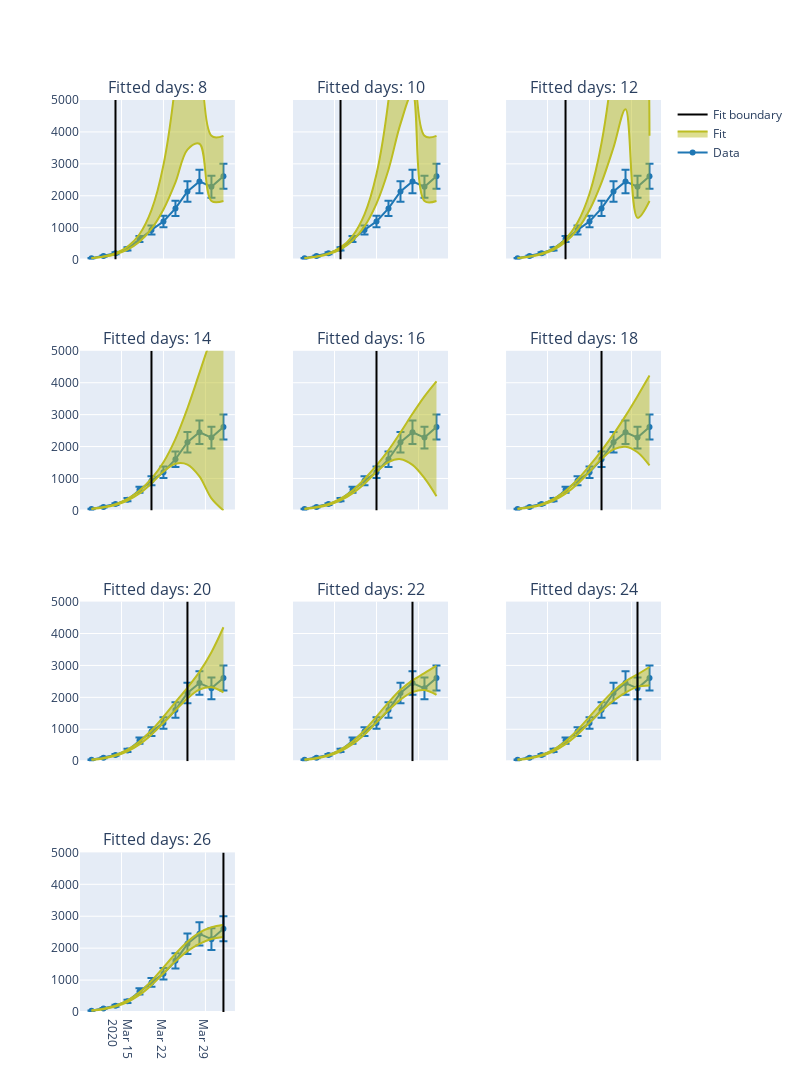

Notebook code cell kept with this figure:
### Markdown cell above
The final question is: how far can we predict? Or alternatively, if we leave out time slices, how many do we need to consistently describe the data?

### Code cell
NT = YY.shape[0]

fits = {}

for nt in range(NT // 3, NT + 1):
    yy_cut = YY[:nt].copy()
    xx = XX.copy()
    xx["n_iter"] = nt + 1
    fits[nt] = nonlinear_fit(
        data=(xx, yy_cut), fcn=fcn_w_distancing, prior=prior_w_distancing
    )

fig = plot_fit_range(fits, y_max=5000, x=chd_df.index[1:], col_wrap=3)

fig.show()
DataFrame(
    data=[fit.p for fit in fits.values()],
    index=Series([nt * XX["bin_size"] for nt in fits], name="fitted days"),
)

### Figure 1 — Plotly figure (JSON) as saved in the notebook; plotly's stock layout.template omitted (floating-point values rounded to 4 significant figures)
{"data": [{"error_y": {"array": [6.45, 16.35, 29.7, 50.4, 96.9, 139.2, 179.4, 240.4, 320.4, 367.2, 342.3, 391.5, 355.5]}, "line": {"color": "#1f77b4"}, "mode": "markers+lines", "name": "Data", "showlegend": true, "type": "scatter", "x": ["2020-03-10T00:00:00", "2020-03-12T00:00:00", "2020-03-14T00:00:00", "2020-03-16T00:00:00", "2020-03-18T00:00:00", "2020-03-20T00:00:00", "2020-03-22T00:00:00", "2020-03-24T00:00:00", "2020-03-26T00:00:00", "2020-03-28T00:00:00", "2020-03-30T00:00:00", "2020-04-01T00:00:00"], "xaxis": "x", "y": [43, 109, 198, 336, 646, 928, 1196, 1603, 2136, 2448, 2282, 2610, 2370], "yaxis": "y"}, {"line": {"color": "#bcbd22", "shape": "spline"}, "mode": "lines", "showlegend": false, "type": "scatter", "x": ["2020-03-10T00:00:00", "2020-03-12T00:00:00", "2020-03-14T00:00:00", "2020-03-16T00:00:00", "2020-03-18T00:00:00", "2020-03-20T00:00:00", "2020-03-22T00:00:00", "2020-03-24T00:00:00", "2020-03-26T00:00:00", "2020-03-28T00:00:00", "2020-03-30T00:00:00", "2020-04-01T00:00:00"], "xaxis": "x", "y": [41.17, 86.25, 170.0, 315.6, 561.5, 960.1, 1568.0, 2417.0, 3447.0, 3630.0, 1837.0, 1837.0, 1837.0], "yaxis": "y"}, {"fill": "tonexty", "fillcolor": "rgba(188,189,34,0.5)", "line": {"color": "#bcbd22", "shape": "spline"}, "mode": "lines", "name": "Fit", "showlegend": true, "type": "scatter", "x": ["2020-03-10T00:00:00", "2020-03-12T00:00:00", "2020-03-14T00:00:00", "2020-03-16T00:00:00", "2020-03-18T00:00:00", "2020-03-20T00:00:00", "2020-03-22T00:00:00", "2020-03-24T00:00:00", "2020-03-26T00:00:00", "2020-03-28T00:00:00", "2020-03-30T00:00:00", "2020-04-01T00:00:00"], "xaxis": "x", "y": [52.43, 101.7, 200.5, 400.9, 794.8, 1550.0, 2966.0, 5567.0, 10240.0, 13400.0, 3878.0, 3878.0, 3878.0], "yaxis": "y"}, {"line": {"color": "black"}, "mode": "lines", "name": "Fit boundary", "showlegend": true, "type": "scatter", "x": ["2020-03-14T00:00:00", "2020-03-14T00:00:00"], "xaxis": "x", "y": [0, 5000], "yaxis": "y"}, {"error_y": {"array": [6.45, 16.35, 29.7, 50.4, 96.9, 139.2, 179.4, 240.4, 320.4, 367.2, 342.3, 391.5, 355.5]}, "line": {"color": "#1f77b4"}, "mode": "markers+lines", "name": "Data", "showlegend": false, "type": "scatter", "x": ["2020-03-10T00:00:00", "2020-03-12T00:00:00", "2020-03-14T00:00:00", "2020-03-16T00:00:00", "2020-03-18T00:00:00", "2020-03-20T00:00:00", "2020-03-22T00:00:00", "2020-03-24T00:00:00", "2020-03-26T00:00:00", "2020-03-28T00:00:00", "2020-03-30T00:00:00", "2020-04-01T00:00:00"], "xaxis": "x2", "y": [43, 109, 198, 336, 646, 928, 1196, 1603, 2136, 2448, 2282, 2610, 2370], "yaxis": "y2"}, {"line": {"color": "#bcbd22", "shape": "spline"}, "mode": "lines", "showlegend": false, "type": "scatter", "x": ["2020-03-10T00:00:00", "2020-03-12T00:00:00", "2020-03-14T00:00:00", "2020-03-16T00:00:00", "2020-03-18T00:00:00", "2020-03-20T00:00:00", "2020-03-22T00:00:00", "2020-03-24T00:00:00", "2020-03-26T00:00:00", "2020-03-28T00:00:00", "2020-03-30T00:00:00", "2020-04-01T00:00:00"], "xaxis": "x2", "y": [41.51, 85.81, 170.6, 324.2, 591.6, 1040.0, 1754.0, 2816.0, 4252.0, 5212.0, 1837.0, 1837.0, 1837.0], "yaxis": "y2"}, {"fill": "tonexty", "fillcolor": "rgba(188,189,34,0.5)", "line": {"color": "#bcbd22", "shape": "spline"}, "mode": "lines", "name": "Fit", "showlegend": false, "type": "scatter", "x": ["2020-03-10T00:00:00", "2020-03-12T00:00:00", "2020-03-14T00:00:00", "2020-03-16T00:00:00", "2020-03-18T00:00:00", "2020-03-20T00:00:00", "2020-03-22T00:00:00", "2020-03-24T00:00:00", "2020-03-26T00:00:00", "2020-03-28T00:00:00", "2020-03-30T00:00:00", "2020-04-01T00:00:00"], "xaxis": "x2", "y": [52.19, 101.1, 195.9, 381.3, 739.3, 1417.0, 2680.0, 4993.0, 9154.0, 12300.0, 3878.0, 3878.0, 3878.0], "yaxis": "y2"}, {"line": {"color": "black"}, "mode": "lines", "name": "Fit boundary", "showlegend": false, "type": "scatter", "x": ["2020-03-16T00:00:00", "2020-03-16T00:00:00"], "xaxis": "x2", "y": [0, 5000], "yaxis": "y2"}, {"error_y": {"array": [6.45, 16.35, 29.7, 50.4, 96.9, 139.2, 179.4, 240.4, 320.4, 367.2, 342.3, 391.5, 355.5]}, "line": {"color": "#1f77b4"}, "mode": "markers+lines", "name": "Data", "showlegend": false, "type": "scatter", "x": ["2020-03-10T00:00:00", "2020-03-12T00:00:00", "2020-03-14T00:00:00", "2020-03-16T00:00:00", "2020-03-18T00:00:00", "2020-03-20T00:00:00", "2020-03-22T00:00:00", "2020-03-24T00:00:00", "2020-03-26T00:00:00", "2020-03-28T00:00:00", "2020-03-30T00:00:00", "2020-04-01T00:00:00"], "xaxis": "x3", "y": [43, 109, 198, 336, 646, 928, 1196, 1603, 2136, 2448, 2282, 2610, 2370], "yaxis": "y3"}, {"line": {"color": "#bcbd22", "shape": "spline"}, "mode": "lines", "showlegend": false, "type": "scatter", "x": ["2020-03-10T00:00:00", "2020-03-12T00:00:00", "2020-03-14T00:00:00", "2020-03-16T00:00:00", "2020-03-18T00:00:00", "2020-03-20T00:00:00", "2020-03-22T00:00:00", "2020-03-24T00:00:00", "2020-03-26T00:00:00", "2020-03-28T00:00:00", "2020-03-30T00:00:00", "2020-04-01T00:00:00"], "xaxis": "x3", "y": [43.44, 86.28, 165.4, 306.4, 548.5, 944.7, 1553.0, 2413.0, 3512.0, 4710.0, 1309.0, 1837.0, 1837.0], "yaxis": "y3"}, {"fill": "tonexty", "fillcolor": "rgba(188,189,34,0.5)", "line": {"color": "#bcbd22", "shape": "spline"}, "mode": "lines", "name": "Fit", "showlegend": false, "type": "scatter", "x": ["2020-03-10T00:00:00", "2020-03-12T00:00:00", "2020-03-14T00:00:00", "2020-03-16T00:00:00", "2020-03-18T00:00:00", "2020-03-20T00:00:00", "2020-03-22T00:00:00", "2020-03-24T00:00:00", "2020-03-26T00:00:00", "2020-03-28T00:00:00", "2020-03-30T00:00:00", "2020-04-01T00:00:00"], "xaxis": "x3", "y": [53.81, 101.3, 189.5, 351.3, 642.7, 1160.0, 2071.0, 3654.0, 6358.0, 10870.0, 10430.0, 3878.0, 3878.0], "yaxis": "y3"}, {"line": {"color": "black"}, "mode": "lines", "name": "Fit boundary", "showlegend": false, "type": "scatter", "x": ["2020-03-18T00:00:00", "2020-03-18T00:00:00"], "xaxis": "x3", "y": [0, 5000], "yaxis": "y3"}, {"error_y": {"array": [6.45, 16.35, 29.7, 50.4, 96.9, 139.2, 179.4, 240.4, 320.4, 367.2, 342.3, 391.5, 355.5]}, "line": {"color": "#1f77b4"}, "mode": "markers+lines", "name": "Data", "showlegend": false, "type": "scatter", "x": ["2020-03-10T00:00:00", "2020-03-12T00:00:00", "2020-03-14T00:00:00", "2020-03-16T00:00:00", "2020-03-18T00:00:00", "2020-03-20T00:00:00", "2020-03-22T00:00:00", "2020-03-24T00:00:00", "2020-03-26T00:00:00", "2020-03-28T00:00:00", "2020-03-30T00:00:00", "2020-04-01T00:00:00"], "xaxis": "x4", "y": [43, 109, 198, 336, 646, 928, 1196, 1603, 2136, 2448, 2282, 2610, 2370], "yaxis": "y4"}, {"line": {"color": "#bcbd22", "shape": "spline"}, "mode": "lines", "showlegend": false, "type": "scatter", "x": ["2020-03-10T00:00:00", "2020-03-12T00:00:00", "2020-03-14T00:00:00", "2020-03-16T00:00:00", "2020-03-18T00:00:00", "2020-03-20T00:00:00", "2020-03-22T00:00:00", "2020-03-24T00:00:00", "2020-03-26T00:00:00", "2020-03-28T00:00:00", "2020-03-30T00:00:00", "2020-04-01T00:00:00"], "xaxis": "x4", "y": [42.37, 87.99, 169.8, 308.1, 528.1, 847.3, 1213.0, 1460.0, 1436.0, 1064.0, 376.0, 0, 0], "yaxis": "y4"}, {"fill": "tonexty", "fillcolor": "rgba(188,189,34,0.5)", "line": {"color": "#bcbd22", "shape": "spline"}, "mode": "lines", "name": "Fit", "showlegend": false, "type": "scatter", "x": ["2020-03-10T00:00:00", "2020-03-12T00:00:00", "2020-03-14T00:00:00", "2020-03-16T00:00:00", "2020-03-18T00:00:00", "2020-03-20T00:00:00", "2020-03-22T00:00:00", "2020-03-24T00:00:00", "2020-03-26T00:00:00", "2020-03-28T00:00:00", "2020-03-30T00:00:00", "2020-04-01T00:00:00"], "xaxis": "x4", "y": [53.47, 103.5, 197.8, 362.9, 624.0, 995.3, 1510.0, 2243.0, 3201.0, 4306.0, 5424.0, 6403.0, 7134.0], "yaxis": "y4"}, {"line": {"color": "black"}, "mode": "lines", "name": "Fit boundary", "showlegend": false, "type": "scatter", "x": ["2020-03-20T00:00:00", "2020-03-20T00:00:00"], "xaxis": "x4", "y": [0, 5000], "yaxis": "y4"}, {"error_y": {"array": [6.45, 16.35, 29.7, 50.4, 96.9, 139.2, 179.4, 240.4, 320.4, 367.2, 342.3, 391.5, 355.5]}, "line": {"color": "#1f77b4"}, "mode": "markers+lines", "name": "Data", "showlegend": false, "type": "scatter", "x": ["2020-03-10T00:00:00", "2020-03-12T00:00:00", "2020-03-14T00:00:00", "2020-03-16T00:00:00", "2020-03-18T00:00:00", "2020-03-20T00:00:00", "2020-03-22T00:00:00", "2020-03-24T00:00:00", "2020-03-26T00:00:00", "2020-03-28T00:00:00", "2020-03-30T00:00:00", "2020-04-01T00:00:00"], "xaxis": "x5", "y": [43, 109, 198, 336, 646, 928, 1196, 1603, 2136, 2448, 2282, 2610, 2370], "yaxis": "y5"}, {"line": {"color": "#bcbd22", "shape": "spline"}, "mode": "lines", "showlegend": false, "type": "scatter", "x": ["2020-03-10T00:00:00", "2020-03-12T00:00:00", "2020-03-14T00:00:00", "2020-03-16T00:00:00", "2020-03-18T00:00:00", "2020-03-20T00:00:00", "2020-03-22T00:00:00", "2020-03-24T00:00:00", "2020-03-26T00:00:00", "2020-03-28T00:00:00", "2020-03-30T00:00:00", "2020-04-01T00:00:00"], "xaxis": "x5", "y": [41.87, 87.81, 170.6, 312.5, 533.2, 837.7, 1201.0, 1512.0, 1605.0, 1425.0, 1009.0, 442.5, 0], "yaxis": "y5"}, {"fill": "tonexty", "fillcolor": "rgba(188,189,34,0.5)", "line": {"color": "#bcbd22", "shape": "spline"}, "mode": "lines", "name": "Fit", "showlegend": false, "type": "scatter", "x": ["2020-03-10T00:00:00", "2020-03-12T00:00:00", "2020-03-14T00:00:00", "2020-03-16T00:00:00", "2020-03-18T00:00:00", "2020-03-20T00:00:00", "2020-03-22T00:00:00", "2020-03-24T00:00:00", "2020-03-26T00:00:00", "2020-03-28T00:00:00", "2020-03-30T00:00:00", "2020-04-01T00:00:00"], "xaxis": "x5", "y": [53.04, 103.7, 199.9, 366.2, 625.9, 983.9, 1409.0, 1889.0, 2444.0, 3026.0, 3575.0, 4045.0, 4411.0], "yaxis": "y5"}, {"line": {"color": "black"}, "mode": "lines", "name": "Fit boundary", "showlegend": false, "type": "scatter", "x": ["2020-03-22T00:00:00", "2020-03-22T00:00:00"], "xaxis": "x5", "y": [0, 5000], "yaxis": "y5"}, {"error_y": {"array": [6.45, 16.35, 29.7, 50.4, 96.9, 139.2, 179.4, 240.4, 320.4, 367.2, 342.3, 391.5, 355.5]}, "line": {"color": "#1f77b4"}, "mode": "markers+lines", "name": "Data", "showlegend": false, "type": "scatter", "x": ["2020-03-10T00:00:00", "2020-03-12T00:00:00", "2020-03-14T00:00:00", "2020-03-16T00:00:00", "2020-03-18T00:00:00", "2020-03-20T00:00:00", "2020-03-22T00:00:00", "2020-03-24T00:00:00", "2020-03-26T00:00:00", "2020-03-28T00:00:00", "2020-03-30T00:00:00", "2020-04-01T00:00:00"], "xaxis": "x6", "y": [43, 109, 198, 336, 646, 928, 1196, 1603, 2136, 2448, 2282, 2610, 2370], "yaxis": "y6"}, {"line": {"color": "#bcbd22", "shape": "spline"}, "mode": "lines", "showlegend": false, "type": "scatter", "x": ["2020-03-10T00:00:00", "2020-03-12T00:00:00", "2020-03-14T00:00:00", "2020-03-16T00:00:00", "2020-03-18T00:00:00", "2020-03-20T00:00:00", "2020-03-22T00:00:00", "2020-03-24T00:00:00", "2020-03-26T00:00:00", "2020-03-28T00:00:00", "2020-03-30T00:00:00", "2020-04-01T00:00:00"], "xaxis": "x6", "y": [42.27, 87.94, 169.8, 308.8, 526.0, 829.8, 1208.0, 1607.0, 1909.0, 1995.0, 1822.0, 1407.0, 801.5], "yaxis": "y6"}, {"fill": "tonexty", "fillcolor": "rgba(188,189,34,0.5)", "line": {"color": "#bcbd22", "shape": "spline"}, "mode": "lines", "name": "Fit", "showlegend": false, "type": "scatter", "x": ["2020-03-10T00:00:00", "2020-03-12T00:00:00", "2020-03-14T00:00:00", "2020-03-16T00:00:00", "2020-03-18T00:00:00", "2020-03-20T00:00:00", "2020-03-22T00:00:00", "2020-03-24T00:00:00", "2020-03-26T00:00:00", "2020-03-28T00:00:00", "2020-03-30T00:00:00", "2020-04-01T00:00:00"], "xaxis": "x6", "y": [53.37, 103.6, 198.0, 360.4, 613.6, 967.5, 1401.0, 1875.0, 2390.0, 2961.0, 3578.0, 4224.0, 4879.0], "yaxis": "y6"}, {"line": {"color": "black"}, "mode": "lines", "name": "Fit boundary", "showlegend": false, "type": "scatter", "x": ["2020-03-24T00:00:00", "2020-03-24T00:00:00"], "xaxis": "x6", "y": [0, 5000], "yaxis": "y6"}, {"error_y": {"array": [6.45, 16.35, 29.7, 50.4, 96.9, 139.2, 179.4, 240.4, 320.4, 367.2, 342.3, 391.5, 355.5]}, "line": {"color": "#1f77b4"}, "mode": "markers+lines", "name": "Data", "showlegend": false, "type": "scatter", "x": ["2020-03-10T00:00:00", "2020-03-12T00:00:00", "2020-03-14T00:00:00", "2020-03-16T00:00:00", "2020-03-18T00:00:00", "2020-03-20T00:00:00", "2020-03-22T00:00:00", "2020-03-24T00:00:00", "2020-03-26T00:00:00", "2020-03-28T00:00:00", "2020-03-30T00:00:00", "2020-04-01T00:00:00"], "xaxis": "x7", "y": [43, 109, 198, 336, 646, 928, 1196, 1603, 2136, 2448, 2282, 2610, 2370], "yaxis": "y7"}, {"line": {"color": "#bcbd22", "shape": "spline"}, "mode": "lines", "showlegend": false, "type": "scatter", "x": ["2020-03-10T00:00:00", "2020-03-12T00:00:00", "2020-03-14T00:00:00", "2020-03-16T00:00:00", "2020-03-18T00:00:00", "2020-03-20T00:00:00", "2020-03-22T00:00:00", "2020-03-24T00:00:00", "2020-03-26T00:00:00", "2020-03-28T00:00:00", "2020-03-30T00:00:00", "2020-04-01T00:00:00"], "xaxis": "x7", "y": [41.8, 87.44, 169.3, 309.3, 528.0, 830.5, 1198.0, 1592.0, 1967.0, 2243.0, 2315.0, 2156.0, 1777.0], "yaxis": "y7"}, {"fill": "tonexty", "fillcolor": "rgba(188,189,34,0.5)", "line": {"color": "#bcbd22", "shape": "spline"}, "mode": "lines", "name": "Fit", "showlegend": false, "type": "scatter", "x": ["2020-03-10T00:00:00", "2020-03-12T00:00:00", "2020-03-14T00:00:00", "2020-03-16T00:00:00", "2020-03-18T00:00:00", "2020-03-20T00:00:00", "2020-03-22T00:00:00", "2020-03-24T00:00:00", "2020-03-26T00:00:00", "2020-03-28T00:00:00", "2020-03-30T00:00:00", "2020-04-01T00:00:00"], "xaxis": "x7", "y": [53.09, 103.3, 199.1, 364.1, 619.0, 968.8, 1392.0, 1850.0, 2307.0, 2799.0, 3416.0, 4197.0, 5148.0], "yaxis": "y7"}, {"line": {"color": "black"}, "mode": "lines", "name": "Fit boundary", "showlegend": false, "type": "scatter", "x": ["2020-03-26T00:00:00", "2020-03-26T00:00:00"], "xaxis": "x7", "y": [0, 5000], "yaxis": "y7"}, {"error_y": {"array": [6.45, 16.35, 29.7, 50.4, 96.9, 139.2, 179.4, 240.4, 320.4, 367.2, 342.3, 391.5, 355.5]}, "line": {"color": "#1f77b4"}, "mode": "markers+lines", "name": "Data", "showlegend": false, "type": "scatter", "x": ["2020-03-10T00:00:00", "2020-03-12T00:00:00", "2020-03-14T00:00:00", "2020-03-16T00:00:00", "2020-03-18T00:00:00", "2020-03-20T00:00:00", "2020-03-22T00:00:00", "2020-03-24T00:00:00", "2020-03-26T00:00:00", "2020-03-28T00:00:00", "2020-03-30T00:00:00", "2020-04-01T00:00:00"], "xaxis": "x8", "y": [43, 109, 198, 336, 646, 928, 1196, 1603, 2136, 2448, 2282, 2610, 2370], "yaxis": "y8"}, {"line": {"color": "#bcbd22", "shape": "spline"}, "mode": "lines", "showlegend": false, "type": "scatter", "x": ["2020-03-10T00:00:00", "2020-03-12T00:00:00", "2020-03-14T00:00:00", "2020-03-16T00:00:00", "2020-03-18T00:00:00", "2020-03-20T00:00:00", "2020-03-22T00:00:00", "2020-03-24T00:00:00", "2020-03-26T00:00:00", "2020-03-28T00:00:00", "2020-03-30T00:00:00", "2020-04-01T00:00:00"], "xaxis": "x8", "y": [41.98, 87.58, 169.4, 309.3, 529.5, 836.3, 1209.0, 1594.0, 1929.0, 2162.0, 2232.0, 2076.0, 1728.0], "yaxis": "y8"}, {"fill": "tonexty", "fillcolor": "rgba(188,189,34,0.5)", "line": {"color": "#bcbd22", "shape": "spline"}, "mode": "lines", "name": "Fit", "showlegend": false, "type": "scatter", "x": ["2020-03-10T00:00:00", "2020-03-12T00:00:00", "2020-03-14T00:00:00", "2020-03-16T00:00:00", "2020-03-18T00:00:00", "2020-03-20T00:00:00", "2020-03-22T00:00:00", "2020-03-24T00:00:00", "2020-03-26T00:00:00", "2020-03-28T00:00:00", "2020-03-30T00:00:00", "2020-04-01T00:00:00"], "xaxis": "x8", "y": [53.13, 103.2, 198.1, 361.8, 616.2, 969.1, 1396.0, 1841.0, 2237.0, 2533.0, 2759.0, 2993.0, 3255.0], "yaxis": "y8"}, {"line": {"color": "black"}, "mode": "lines", "name": "Fit boundary", "showlegend": false, "type": "scatter", "x": ["2020-03-28T00:00:00", "2020-03-28T00:00:00"], "xaxis": "x8", "y": [0, 5000], "yaxis": "y8"}, {"error_y": {"array": [6.45, 16.35, 29.7, 50.4, 96.9, 139.2, 179.4, 240.4, 320.4, 367.2, 342.3, 391.5, 355.5]}, "line": {"color": "#1f77b4"}, "mode": "markers+lines", "name": "Data", "showlegend": false, "type": "scatter", "x": ["2020-03-10T00:00:00", "2020-03-12T00:00:00", "2020-03-14T00:00:00", "2020-03-16T00:00:00", "2020-03-18T00:00:00", "2020-03-20T00:00:00", "2020-03-22T00:00:00", "2020-03-24T00:00:00", "2020-03-26T00:00:00", "2020-03-28T00:00:00", "2020-03-30T00:00:00", "2020-04-01T00:00:00"], "xaxis": "x9", "y": [43, 109, 198, 336, 646, 928, 1196, 1603, 2136, 2448, 2282, 2610, 2370], "yaxis": "y9"}, {"line": {"color": "#bcbd22", "shape": "spline"}, "mode": "lines", "showlegend": false, "type": "scatter", "x": ["2020-03-10T00:00:00", "2020-03-12T00:00:00", "2020-03-14T00:00:00", "2020-03-16T00:00:00", "2020-03-18T00:00:00", "2020-03-20T00:00:00", "2020-03-22T00:00:00", "2020-03-24T00:00:00", "2020-03-26T00:00:00", "2020-03-28T00:00:00", "2020-03-30T00:00:00", "2020-04-01T00:00:00"], "xaxis": "x9", "y": [41.64, 86.98, 168.5, 309.9, 532.6, 838.0, 1203.0, 1575.0, 1893.0, 2146.0, 2330.0, 2373.0, 2244.0], "yaxis": "y9"}, {"fill": "tonexty", "fillcolor": "rgba(188,189,34,0.5)", "line": {"color": "#bcbd22", "shape": "spline"}, "mode": "lines", "name": "Fit", "showlegend": false, "type": "scatter", "x": ["2020-03-10T00:00:00", "2020-03-12T00:00:00", "2020-03-14T00:00:00", "2020-03-16T00:00:00", "2020-03-18T00:00:00", "2020-03-20T00:00:00", "2020-03-22T00:00:00", "2020-03-24T00:00:00", "2020-03-26T00:00:00", "2020-03-28T00:00:00", "2020-03-30T00:00:00", "2020-04-01T00:00:00"], "xaxis": "x9", "y": [52.95, 102.8, 198.7, 364.7, 623.0, 978.7, 1396.0, 1820.0, 2203.0, 2503.0, 2720.0, 2951.0, 3262.0], "yaxis": "y9"}, {"line": {"color": "black"}, "mode": "lines", "name": "Fit boundary", "showlegend": false, "type": "scatter", "x": ["2020-03-30T00:00:00", "2020-03-30T00:00:00"], "xaxis": "x9", "y": [0, 5000], "yaxis": "y9"}, {"error_y": {"array": [6.45, 16.35, 29.7, 50.4, 96.9, 139.2, 179.4, 240.4, 320.4, 367.2, 342.3, 391.5, 355.5]}, "line": {"color": "#1f77b4"}, "mode": "markers+lines", "name": "Data", "showlegend": false, "type": "scatter", "x": ["2020-03-10T00:00:00", "2020-03-12T00:00:00", "2020-03-14T00:00:00", "2020-03-16T00:00:00", "2020-03-18T00:00:00", "2020-03-20T00:00:00", "2020-03-22T00:00:00", "2020-03-24T00:00:00", "2020-03-26T00:00:00", "2020-03-28T00:00:00", "2020-03-30T00:00:00", "2020-04-01T00:00:00"], "xaxis": "x10", "y": [43, 109, 198, 336, 646, 928, 1196, 1603, 2136, 2448, 2282, 2610, 2370], "yaxis": "y10"}, {"line": {"color": "#bcbd22", "shape": "spline"}, "mode": "lines", "showlegend": false, "type": "scatter", "x": ["2020-03-10T00:00:00", "2020-03-12T00:00:00", "2020-03-14T00:00:00", "2020-03-16T00:00:00", "2020-03-18T00:00:00", "2020-03-20T00:00:00", "2020-03-22T00:00:00", "2020-03-24T00:00:00", "2020-03-26T00:00:00", "2020-03-28T00:00:00", "2020-03-30T00:00:00", "2020-04-01T00:00:00"], "xaxis": "x10", "y": [41.7, 87.03, 168.5, 309.2, 531.6, 838.6, 1207.0, 1586.0, 1908.0, 2137.0, 2286.0, 2350.0, 2270.0], "yaxis": "y10"}, {"fill": "tonexty", "fillcolor": "rgba(188,189,34,0.5)", "line": {"color": "#bcbd22", "shape": "spline"}, "mode": "lines", "name": "Fit", "showlegend": false, "type": "scatter", "x": ["2020-03-10T00:00:00", "2020-03-12T00:00:00", "2020-03-14T00:00:00", "2020-03-16T00:00:00", "2020-03-18T00:00:00", "2020-03-20T00:00:00", "2020-03-22T00:00:00", "2020-03-24T00:00:00", "2020-03-26T00:00:00", "2020-03-28T00:00:00", "2020-03-30T00:00:00", "2020-04-01T00:00:00"], "xaxis": "x10", "y": [52.94, 102.7, 198.0, 362.9, 619.4, 974.9, 1398.0, 1825.0, 2202.0, 2487.0, 2653.0, 2736.0, 2834.0], "yaxis": "y10"}, {"line": {"color": "black"}, "mode": "lines", "name": "Fit boundary", "showlegend": false, "type": "scatter", "x": ["2020-04-01T00:00:00", "2020-04-01T00:00:00"], "xaxis": "x10", "y": [0, 5000], "yaxis": "y10"}], "layout": {"annotations": [{"font": {"size": 16}, "showarrow": false, "text": "Fitted days: 8", "x": 0.1333, "xanchor": "center", "xref": "paper", "y": 1, "yanchor": "bottom", "yref": "paper"}, {"font": {"size": 16}, "showarrow": false, "text": "Fitted days: 10", "x": 0.5, "xanchor": "center", "xref": "paper", "y": 1, "yanchor": "bottom", "yref": "paper"}, {"font": {"size": 16}, "showarrow": false, "text": "Fitted days: 12", "x": 0.8667, "xanchor": "center", "xref": "paper", "y": 1, "yanchor": "bottom", "yref": "paper"}, {"font": {"size": 16}, "showarrow": false, "text": "Fitted days: 14", "x": 0.1333, "xanchor": "center", "xref": "paper", "y": 0.725, "yanchor": "bottom", "yref": "paper"}, {"font": {"size": 16}, "showarrow": false, "text": "Fitted days: 16", "x": 0.5, "xanchor": "center", "xref": "paper", "y": 0.725, "yanchor": "bottom", "yref": "paper"}, {"font": {"size": 16}, "showarrow": false, "text": "Fitted days: 18", "x": 0.8667, "xanchor": "center", "xref": "paper", "y": 0.725, "yanchor": "bottom", "yref": "paper"}, {"font": {"size": 16}, "showarrow": false, "text": "Fitted days: 20", "x": 0.1333, "xanchor": "center", "xref": "paper", "y": 0.45, "yanchor": "bottom", "yref": "paper"}, {"font": {"size": 16}, "showarrow": false, "text": "Fitted days: 22", "x": 0.5, "xanchor": "center", "xref": "paper", "y": 0.45, "yanchor": "bottom", "yref": "paper"}, {"font": {"size": 16}, "showarrow": false, "text": "Fitted days: 24", "x": 0.8667, "xanchor": "center", "xref": "paper", "y": 0.45, "yanchor": "bottom", "yref": "paper"}, {"font": {"size": 16}, "showarrow": false, "text": "Fitted days: 26", "x": 0.1333, "xanchor": "center", "xref": "paper", "y": 0.175, "yanchor": "bottom", "yref": "paper"}], "height": 1200, "width": 800, "xaxis": {"anchor": "y", "domain": [0, 0.2667], "matches": "x10", "showticklabels": false}, "xaxis10": {"anchor": "y10", "domain": [0, 0.2667]}, "xaxis11": {"anchor": "y11", "domain": [0.3667, 0.6333]}, "xaxis12": {"anchor": "y12", "domain": [0.7333, 1]}, "xaxis2": {"anchor": "y2", "domain": [0.3667, 0.6333], "matches": "x11", "showticklabels": false}, "xaxis3": {"anchor": "y3", "domain": [0.7333, 1], "matches": "x12", "showticklabels": false}, "xaxis4": {"anchor": "y4", "domain": [0, 0.2667], "matches": "x10", "showticklabels": false}, "xaxis5": {"anchor": "y5", "domain": [0.3667, 0.6333], "matches": "x11", "showticklabels": false}, "xaxis6": {"anchor": "y6", "domain": [0.7333, 1], "matches": "x12", "showticklabels": false}, "xaxis7": {"anchor": "y7", "domain": [0, 0.2667], "matches": "x10", "showticklabels": false}, "xaxis8": {"anchor": "y8", "domain": [0.3667, 0.6333], "matches": "x11", "showticklabels": false}, "xaxis9": {"anchor": "y9", "domain": [0.7333, 1], "matches": "x12", "showticklabels": false}, "yaxis": {"anchor": "x", "domain": [0.825, 1], "range": [0, 5000]}, "yaxis10": {"anchor": "x10", "domain": [0, 0.175], "range": [0, 5000]}, "yaxis11": {"anchor": "x11", "domain": [0, 0.175], "matches": "y10", "showticklabels": false}, "yaxis12": {"anchor": "x12", "domain": [0, 0.175], "matches": "y10", "showticklabels": false}, "yaxis2": {"anchor": "x2", "domain": [0.825, 1], "matches": "y", "range": [0, 5000], "showticklabels": false}, "yaxis3": {"anchor": "x3", "domain": [0.825, 1], "matches": "y", "range": [0, 5000], "showticklabels": false}, "yaxis4": {"anchor": "x4", "domain": [0.55, 0.725], "range": [0, 5000]}, "yaxis5": {"anchor": "x5", "domain": [0.55, 0.725], "matches": "y4", "range": [0, 5000], "showticklabels": false}, "yaxis6": {"anchor": "x6", "domain": [0.55, 0.725], "matches": "y4", "range": [0, 5000], "showticklabels": false}, "yaxis7": {"anchor": "x7", "domain": [0.275, 0.45], "range": [0, 5000]}, "yaxis8": {"anchor": "x8", "domain": [0.275, 0.45], "matches": "y7", "range": [0, 5000], "showticklabels": false}, "yaxis9": {"anchor": "x9", "domain": [0.275, 0.45], "matches": "y7", "range": [0, 5000], "showticklabels": false}}}
